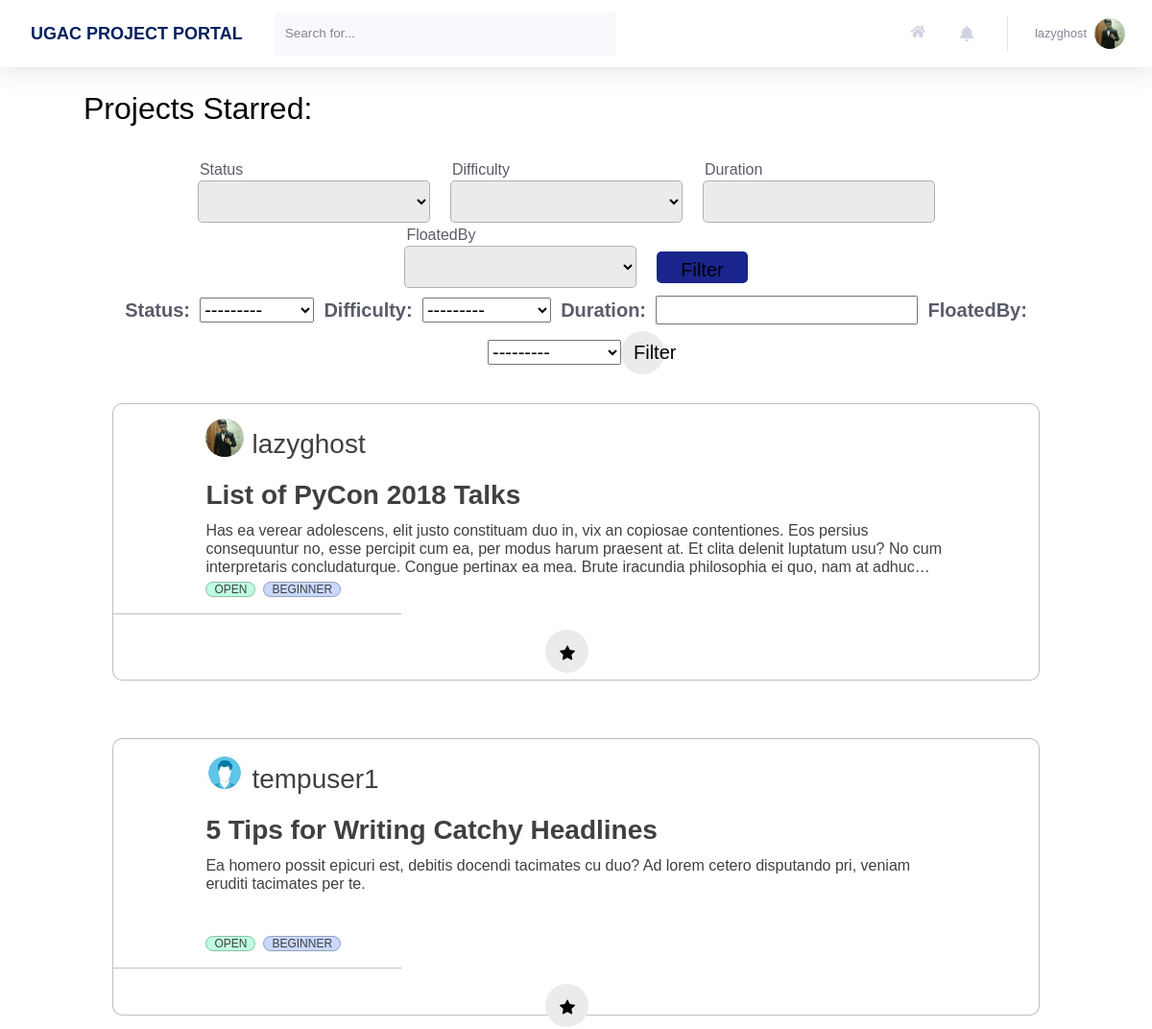
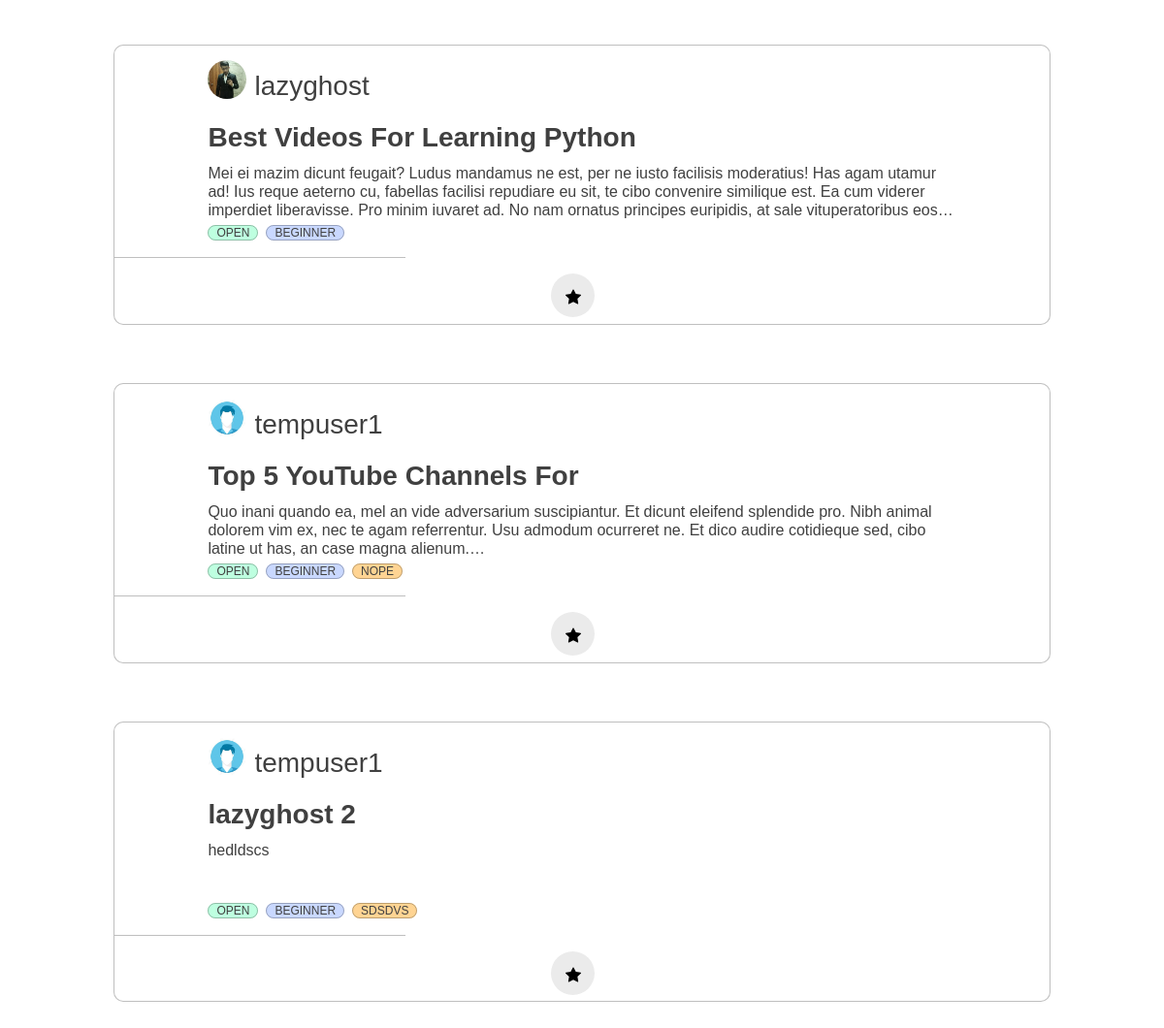
The app's page /profile/projects/starred (signed in) with its own data (2 pictures, top to bottom).
### users/models.py (models this page shows, shortened)
class Profile(models.Model):
    user = models.OneToOneField(User, on_delete=models.CASCADE)
    image = models.ImageField(default = 'default.jpg', upload_to='profile_pics', blank=True)
    rollno = models.CharField(max_length=10)
    year = models.CharField(max_length=30, choices = YEAR_CHOICES)
    branch = models.CharField(max_length=30, choices = BRANCH_CHOICES)
    techskills = models.TextField()
    starred_projects = models.ManyToManyField(Project, related_name='starred_projects', blank = True)
    cv = models.FileField(blank = True, upload_to='resumes')

### home/models.py (models this page shows, shortened)
class Project(models.Model):
    Title = models.CharField(max_length=30)
    Description = models.TextField()
    FloatedBy = models.ForeignKey(User, on_delete=models.CASCADE)
    Mentors = models.ManyToManyField(User, related_name='Mentors', blank = True)
    Status = models.CharField(max_length=10, choices=STATUS_CHOICES, default='Open')
    OpenedFor = models.CharField(max_length=300)
    Difficulty = models.CharField(max_length=15, choices=DIFFICULTY_CHOICES, default='Beginner')
    PreRequisite = models.TextField()
    Duration = models.CharField(max_length=30)
    DatePosted = models.DateTimeField(default = timezone.now)
    SelectionCriteria = models.TextField()
    MailNotification = models.CharField(max_length=5, choices=NOTIFICATION_CHOICES,default='On')
    ApplyRequest = models.ManyToManyField(User, related_name='ApplyRequest', blank = True)
    AlreadyApplied = models.ManyToManyField(User, related_name='AlreadyApplied', blank = True)

### users/views.py (the view)
# urls.py: path('projects/starred', views.projects_starred, name = 'projects-starred'),
@login_required
def projects_starred(request):
    projects_starred = request.user.profile.starred_projects.all()
    myFilter = ProjectFilter(request.GET, queryset=projects_starred)
    filtered_projects = myFilter.qs
    user_starred_projects_id = []
    for project in request.user.profile.starred_projects.all():
        user_starred_projects_id.append(project.id)
    context = {
        'title': 'Projects Starred',
        'projects' : filtered_projects,
        'user_starred_projects_id' : user_starred_projects_id,
        'notifications': Notification.objects.filter(user=request.user).order_by('-time'),
        'myFilter': myFilter,
    }
    return render(request, 'users/profile_starred.html', context)

### users/templates/users/profile_starred.html
{% extends 'users/profile_applied.html' %}
{% block headingBlock %}
<h2>Projects Starred:</h2>
{% endblock headingBlock %}

### home/templates/home/main.html (shortened to what this page needs)
{% extends 'home/base.html' %}
{% block content %}
{% load crispy_forms_tags %}
{% block mainContentBlock %}
<div class="project_cards">
  {% block headingBlock %}{% endblock headingBlock %}
  <br>
  <form method="get" class="form-inline justify-content-lg-center h5 mb-0 font-weight-bold text-gray-800 " style="width: 100%;">
<div class="" style="padding-right:23px;width: 263px;">
    <label for="id_Status" style= "font-size: 16px; font-weight: 300;float: left; ">Status</label>
      <select name="Status" id="id_Status" style="background-color:#EBEBEB; border: 1px solid rgba(0, 0, 0, 0.25); border-radius: 5px;width:242px; height:44px;">
  <option value="" selected=""></option>
  <option value="Open">Open</option>
</select>
</div>
<div class="" style="padding-right:23px; width: 263px;">
    <label for="id_Difficulty" style= "font-size: 16px; font-weight: 300;float: left; ">Difficulty</label>
      <select name="Difficulty" id="id_Difficulty" style="background-color:#EBEBEB; border: 1px solid rgba(0, 0, 0, 0.25); border-radius: 5px;width:242px; height:44px;">
  <option value="" selected=""></option>
  <option value="Beginner">Beginner</option>
</select>
</div>
<div class="" style="padding-right:23px;width: 263px;">
    <label for="id_Duration" style= "font-size: 16px; font-weight: 300; float: left;">Duration</label>
      <input type="text" name="Duration" id="id_Duration" style="background-color:#EBEBEB; border: 1px solid rgba(0, 0, 0, 0.25); border-radius: 5px;width:242px; height:44px;">
</div>
<div class="" style="padding-right:23px;width: 263px;">
    <label for="id_FloatedBy" style= "font-size: 16px; font-weight: 300;float: left; ">FloatedBy</label>
      <select name="FloatedBy" id="id_FloatedBy" style="background-color:#EBEBEB; border: 1px solid rgba(0, 0, 0, 0.25); border-radius: 5px; width:242px; height:44px;">
  <option value="" selected=""></option>
  <option value="1">lazyghost</option>
</select>
</div>
<div class="" style="padding-top: 25px;">
    <button class="btn btn-primary" type="Submit" style= "width: 95px; height: 33px; margin-left:0px; background: #19258C;
border-radius: 5px;">Filter</button>
</div>
  </form>
  {% block filterBlock %}
  <form method="get" class="form-inline justify-content-lg-center h5 mb-0 font-weight-bold text-gray-800 " style="width: 100%;">
    {{ myFilter.form }}
    <button class="btn btn-primary" type="Submit">Filter</button>
  </form>
  {% endblock filterBlock %}
    {% block allProjectsBlock %}
    <div style="display: flex; flex-wrap: wrap;">
        {% for project in projects %}
        <div class="blog-container" style="flex: 1 0 45%; margin: 30px; width: 600px; height: 289px;">
            <div class="blog-header" style="display: flex; flex-wrap: wrap;">
                <div class="blog-author--no-cover" style="background:url('{{project.FloatedBy.profile.image.url}}');background-size: cover; border-radius: 50%; display: inline-block;height: 40px;margin-right: 0.5rem;background-position: center;top: 8px;width: 40px; top: 27px; left: 28px; ">
                </div>
                <span style="flex: 1 0 45%; ">
          <h3 style="margin-top: 10px; color:#858796;"><a
              href="{% url 'profile' project.FloatedBy.id %}">{{project.FloatedBy}}</a></h3>
        </span>
            </div>
            <div class="blog-body">
                <div class="blog-title">
                    <h1><a href="/project/?project_id={{project.id}}">{{ project.Title }}</a></h1>
                </div>
                <div class="blog-summary demo-2">
                    <p>{{project.Description}}</p><br>
                </div>
                <div class="blog-tags">
                    <ul>
                        <li><a>{{project.Status}}</a></li>
                        <li><a>{{project.Difficulty}}</a></li>
                        {% if project.PreRequisite %}
                        <li><a>{{project.PreRequisite}}</a></li>
                        {% endif %}
                    </ul>
                </div>
            </div>
        <hr style="width: 300px; border-top: 1px solid rgba(0, 0, 0, 0.25); margin-left: 0px; ">
            <div class="blog-footer">
                <ul>
                    <li>
                        {% if project.id not in user_starred_projects_id %}
                        <a href="/project/task/?project_id={{project.id}}&task=Star&page_number={{projects.number}}"><button
                class="btn btn-primary btn-user btn-block" style="margin-left: 450px; width: 45px;"><svg xmlns="http://www.w3.org/2000/svg"
                  width="16" height="16" fill="currentColor" class="bi bi-star" viewBox="0 0 16 16">
                  <path
                    d="M2.866 14.85c-.078.444.36.791.746.593l4.39-2.256 4.389 2.256c.386.198.824-.149.746-.592l-.83-4.73 3.522-3.356c.33-.314.16-.888-.282-.95l-4.898-.696L8.465.792a.513.513 0 0 0-.927 0L5.354 5.12l-4.898.696c-.441.062-.612.636-.283.95l3.523 3.356-.83 4.73zm4.905-2.767-3.686 1.894.694-3.957a.565.565 0 0 0-.163-.505L1.71 6.745l4.052-.576a.525.525 0 0 0 .393-.288L8 2.223l1.847 3.658a.525.525 0 0 0 .393.288l4.052.575-2.906 2.77a.565.565 0 0 0-.163.506l.694 3.957-3.686-1.894a.503.503 0 0 0-.461 0z" />
                </svg></button></a> {% else %}
                        <a href="/project/task/?project_id={{project.id}}&task=Unstar&page_number={{projects.number}}"><button
                class="btn btn-primary btn-user btn-block" style="margin-left: 450px; width: 45px;"></button></a> {% endif %}
                    </li>
                </ul>
            </div>
        </div>
        {% endfor %}
      </div>
      {% endblock allProjectsBlock %}
{% endblock mainContentBlock %}
{% endblock content %}

### home/templates/home/base.html (shortened to what this page needs)
{% load static %}
<!DOCTYPE html>
<html lang="en">
<head>
    {% block stylesheets %}
    <link rel="stylesheet" type="text/css" href="{% static 'home/style.css' %}">
    <link rel="stylesheet" type="text/css" href="{% static 'home/cards.css' %}">
    {% endblock stylesheets %}
    <link rel="stylesheet" href="https://pro.fontawesome.com/releases/v5.10.0/css/all.css" />
</head>
<body>
    <div>
        <body id="page-top">
            <div id="wrapper">
                <div id="content-wrapper" class="d-flex flex-column">
                    <div id="content" style="background: white;">
                        <nav class="navbar navbar-expand navbar-light bg-white topbar mb-4 static-top shadow">
                            <div class="sidebar-brand-text mx-3" style="color: #022160; font-size: large; font-weight: bold"> UGAC PROJECT PORTAL </div>
                            <form method="POST" action="{{request.get_full_path}}" class="d-none d-sm-inline-block form-inline mr-auto ml-md-3 my-2 my-md-0 mw-100 navbar-search">
                                <div class="input-group">
                                    <input type="text" class="form-control bg-light border-0 small" placeholder="Search for..." aria-label="Search" aria-describedby="basic-addon2" name="search">
                                    <div class="input-group-append">
                                    </div>
                                </div>
                            </form>
                            <ul class="navbar-nav ml-auto">
                                <a class="nav-link" href="{% url 'home' %}" role="button" style="margin-top: 13px;">
                                    <i class="fas fa-home fa-fw fa-sm mr-2 text-gray-400"></i>
                                </a>
                                <li class="nav-item dropdown no-arrow mx-1">
                                    <a class="nav-link dropdown-toggle" id="alertsDropdown" role="button" data-toggle="dropdown" aria-haspopup="true" aria-expanded="false">
                                        <i class="fas fa-bell fa-fw"></i>
                                    </a>
                                </li>
                                <li class="nav-item dropdown no-arrow">
                                    <a class="nav-link dropdown-toggle" id="userDropdown" role="button" data-toggle="dropdown" aria-haspopup="true" aria-expanded="false">
                                        <span class="mr-2 d-none d-lg-inline text-gray-600 small">{{user.username}}</span>
                                        <img class="img-profile rounded-circle" src="{{user.profile.image.url}}">
                                    </a>
                                </li>
                            </ul>
                        </nav>
                        <div class="container-fluid">
                            {% block content %}{% endblock content %}
                        </div>
                    </div>
                </div>
            </div>
        </body>
</html>

### home/static/home/cards.css (style rules this page uses)
.blog-container { background: #fff; border: 1px solid rgba(0, 0, 0, 0.25); box-sizing: border-box; border-radius: 10px; font-family: 'Public Sans', sans-serif; font-style: normal; font-weight: 500; font-size: 20px; line-height: 23px; color: #404040; font-weight: 100; margin: 48px auto; width: 20rem; padding-top: 15px; }
@media screen and (min-width: 480px) { .blog-container { width: 28rem; } }
@media screen and (min-width: 767px) { .blog-container { width: 40rem; } }
@media screen and (min-width: 959px) { .blog-container { width: 50rem; } }
.blog-container a { color: #404040; text-decoration: none; transition: 0.25s ease; width: 429px; height: 33px; left: 31px; top: 77px; }
.blog-author, .blog-author--no-cover { margin: 0 auto; padding-top: 0.125rem; width: 80%; }
.blog-body { margin: 0 auto; width: 80%; }
.blog-header { margin: 0 auto; width: 80%; }
.blog-title h1 a { font-family: 'Public Sans', sans-serif; font-style: normal; font-weight: bold; font-size: 28px; line-height: 33px; color: #404040; }
.blog-summary p { font-family: 'Public Sans', sans-serif; font-style: normal; font-weight: 300; font-size: 16px; line-height: 19px; color: #404040; }
.blog-tags ul { display: flex; flex-direction: row; flex-wrap: wrap; list-style: none; padding-left: 0; }
.blog-tags li:nth-child(1) a { background: #BEFFE0; }
.blog-tags li:nth-child(2) a { background: #C9D8FF; }
.blog-tags li:nth-child(3) a { background: #FFD493; }
.blog-tags li+li { margin-left: 0.5rem; }
.blog-tags a { border: 1px solid rgba(0, 0, 0, 0.25); box-sizing: border-box; height: 35px; top: 224px; border-radius: 15px; padding: 0 0.5rem; text-align: center; text-transform: uppercase; white-space: nowrap; width: 82px; font-family: 'Public Sans', sans-serif; font-style: normal; font-weight: 300; font-size: 12px; line-height: 14px; }
.blog-footer ul { list-style: none; display: flex; flex: row wrap; justify-content: flex-end; padding-left: 0; }
.blog-footer li:first-child { margin-right: auto; }
.blog-footer li { color: #999999; font-size: 0.75rem; height: 1.5rem; letter-spacing: 1px; line-height: 1.5rem; text-align: center; text-transform: uppercase; position: relative; white-space: nowrap; }
.blog-footer li a { color: #999999; }
.demo-2 { display: -webkit-box; overflow: hidden; -webkit-line-clamp: 3; -webkit-box-orient: vertical; }

### records on screen
Project: FloatedBy.profile.image (picture), FloatedBy "lazyghost", Title "List of PyCon 2018 Talks", Description "Has ea verear adolescens, elit justo constituam duo in, vix an copiosae contentiones. Eos persius consequuntur no, esse percipit cum ea, per modus harum praesent at. Et clita delenit luptatum usu? No cum interpretaris concludaturque. Congue pertinax ea mea. Brute iracundia philosophia ei quo, nam at…", Status "OPEN", Difficulty "BEGINNER"
Project: FloatedBy.profile.image (placeholder picture), FloatedBy "tempuser1", Title "5 Tips for Writing Catchy Headlines", Description "Ea homero possit epicuri est, debitis docendi tacimates cu duo? Ad lorem cetero disputando pri, veniam eruditi tacimates per te.", Status "OPEN", Difficulty "BEGINNER"
Project: FloatedBy.profile.image (picture), FloatedBy "lazyghost", Title "Best Videos For Learning Python", Description "Mei ei mazim dicunt feugait? Ludus mandamus ne est, per ne iusto facilisis moderatius! Has agam utamur ad! Ius reque aeterno cu, fabellas facilisi repudiare eu sit, te cibo convenire similique est. Ea cum viderer imperdiet liberavisse. Pro minim iuvaret ad. No nam ornatus principes euripidis, at sale vituperatoribus…", Status "OPEN", Difficulty "BEGINNER"
Project: FloatedBy.profile.image (placeholder picture), FloatedBy "tempuser1", Title "Top 5 YouTube Channels For", Description "Quo inani quando ea, mel an vide adversarium suscipiantur. Et dicunt eleifend splendide pro. Nibh animal dolorem vim ex, nec te agam referrentur. Usu admodum ocurreret ne. Et dico audire cotidieque sed, cibo latine ut has, an case magna alienum.", Status "OPEN", Difficulty "BEGINNER", PreRequisite "NOPE"
Project: FloatedBy.profile.image (placeholder picture), FloatedBy "tempuser1", Title "lazyghost 2", Description "hedldscs", Status "OPEN", Difficulty "BEGINNER", PreRequisite "SDSDVS"

### other values on screen
{{ user.username }} "lazyghost"
